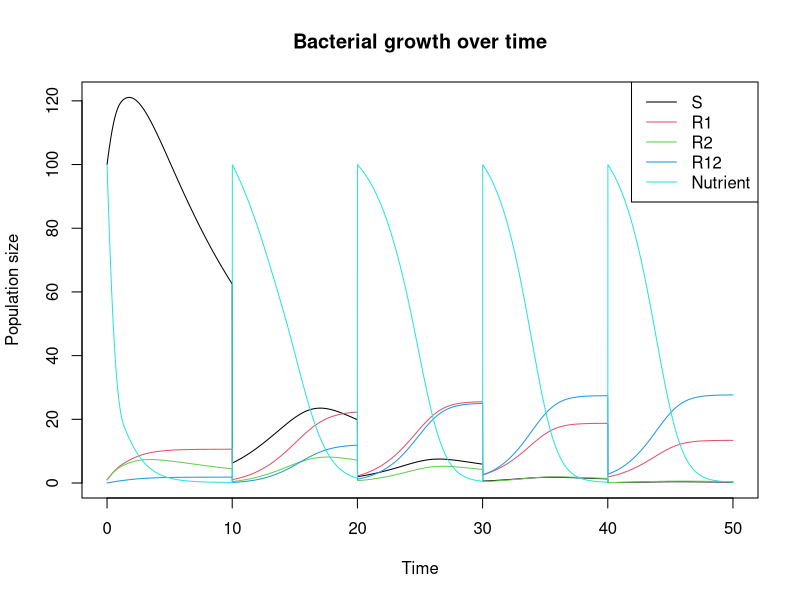

Write the R code that produced this figure.
library(deSolve)

D = 0.1 #bottleneck dilution ratio
N0 = 100 #initial nutrient concentration
m1 = 0.1 #rate of mutations conferring resistance to drug 1
m2 = 0.1 #rate of mutations conferring resistance to drug 2

# Initialize 'params' matrix with 4 rows and 10 columns
params <- matrix(nrow = 4, ncol = 12)

# Name the rows of the matrix
rownames(params) <- c("S", "R1", "R2", "R12")

# Name the columns of the matrix
colnames(params) <- c("psi", "phi1", "zeta1", "kappa1", "phi2", "zeta2", "kappa2", "mu", "k", "alpha", "m_rate", "r_rate")

# Assign values to the 'psi' column of the matrix
params[, "psi"] <- c(0.1, 0.1, 0.1, 0.1)

# Assign values to the 'phi1' and 'phi2' columns of the matrix
params[, c("phi1", "phi2")] <- c(0.2, 0.2, 0.2, 0.2)

# Assign values to the 'zeta1' column of the matrix
params[, "zeta1"] <- c(1, 100, 1, 100)

# Assign values to the 'zeta2' column of the matrix
params[, "zeta2"] <- c(1, 1, 100, 100)

# Assign values to the 'kappa1' and 'kappa2' columns of the matrix
params[, c("kappa1", "kappa2")] <- c(1, 1, 1, 1)

# Assign values to the 'mu' column of the matrix
params[, "mu"] <- c(1, 1, 1, 1)

# Assign values to the 'k' column of the matrix
params[, "k"] <- c(100, 100, 100, 100)

# Assign values to the 'alpha' column of the matrix
params[, "alpha"] <- c(1, 1, 1, 1)

# Assign values to the 'm_rate' column of the matrix
params[, "m_rate"] <- c(0.1, 0.1, 0.1, 0.1)

# Assign values to the 'r_rate' column of the matrix
params[, "r_rate"] <- c(0.1, 0.1, 0.1, 0.1)

# a pharmacodynamic function for antibioti-induced killing of bacteria
hill <- function(A, parms) {
  psi = parms[1] ; phi = parms[2] ; zeta = parms[3]; kappa = parms[4]
  return(phi*(A/zeta)^kappa/((A/zeta)^kappa-(psi-phi)/psi))
}

# a growth rate function for nutrient-limited growth
monod <- function(N,parms){
  mu = parms[1] ; k = parms[2]
  return(mu*N/(N+k))
}

# a growth rate function using hill and monod functions
growth <- function(A1,A2,N,parms) {
  return(monod(N,parms[8:9])-hill(A1,parms[1:4])-hill(A2,parms[c(1,5:7)]))
}

# a function specifying the amount of nutrients depleted by the bacteria
deplete <- function(dS=0,dR1=0,dR2=0,dR12=0,alpha=params[,"alpha"]) {
  return(sum(-alpha*max(0,c(dS,dR1,dR2,dR12))))
}

# Define a bottleneck function that reduces all populations by a fixed fraction
bottleneck <- function(t, populations, parms = params) {
  populations <- c(populations[1:4]*D, N0)
  populations[populations < 0] <- 0
  return(populations)
  }

# Define a function to plot the resulting solution
bacteria_plot <- function(solution) {
  plot(solution[, 1], solution[,2],type = "l", col = 1,
  main = "Bacterial growth over time",
  xlab = "Time", ylab = "Population size")
  lines(solution[, 1],solution[, 3], col = 2)
  lines(solution[, 1],solution[, 4], col = 3)
  lines(solution[, 1],solution[, 5], col = 4)
  lines(solution[, 1],solution[, 6], col = 5)
  legend("topright", legend = c("S", "R1", "R2", "R12", "Nutrient"),
  col = c(1, 2, 3, 4, 5), lty = 1)
}


# Define the differential equations for the model
bacterial_growth <- function(t, populations, parms = params) {
  with(as.list(c(populations)), {
    S <- populations[1]
    R1 <- populations[2]
    R2 <- populations[3]
    R12 <- populations[4]
    N <- populations[5]
    dS <- S*((1-m1)*(1-m2)*monod(N,params["S",8:9]) - 
      hill(A=1,params["S",1:4]) - 
      hill(A=0,params["S",c(1,5:7)]))
    dR1 <- R1*((1-m2)*monod(N,params["R1",8:9]) - 
      hill(A=1,params["R1",1:4]) - 
      hill(A=0,params["R1",c(1,5:7)])) +
      S*m1*(1-m2)*monod(N,params["S",8:9])
    dR2 <- R2*((1-m1)*monod(N,params["R2",8:9]) - 
      hill(A=1,params["R2",1:4]) - 
      hill(A=0,params["R2",c(1,5:7)])) +
      S*(1-m1)*m2*monod(N,params["S",8:9])
    dR12 <- R12*(monod(N,params["R12",8:9]) -
      hill(A=1,params["R12",1:4]) - 
      hill(A=0,params["R12",c(1,5:7)])) +
      S*m1*m2*monod(N,params["S",8:9]) +
      R1*m2*monod(N,params["R1",8:9]) +
      R2*m1*monod(N,params["R2",8:9])
    dN <- deplete(dS,dR1,dR2,dR12,params[,"alpha"])
    return(list(c(dS, dR1, dR2, dR12, dN)))
  })
}

# Example usage
times <- seq(0,50,0.01)
populations <- c(S = 100, R1 = 1, R2 = 1, R12 = 0, N = 100)
events <- list(func = bottleneck, times = seq(10,40,10))
solution <- ode(y = populations, times = times, func = bacterial_growth, events = events)
bacteria_plot(solution)
